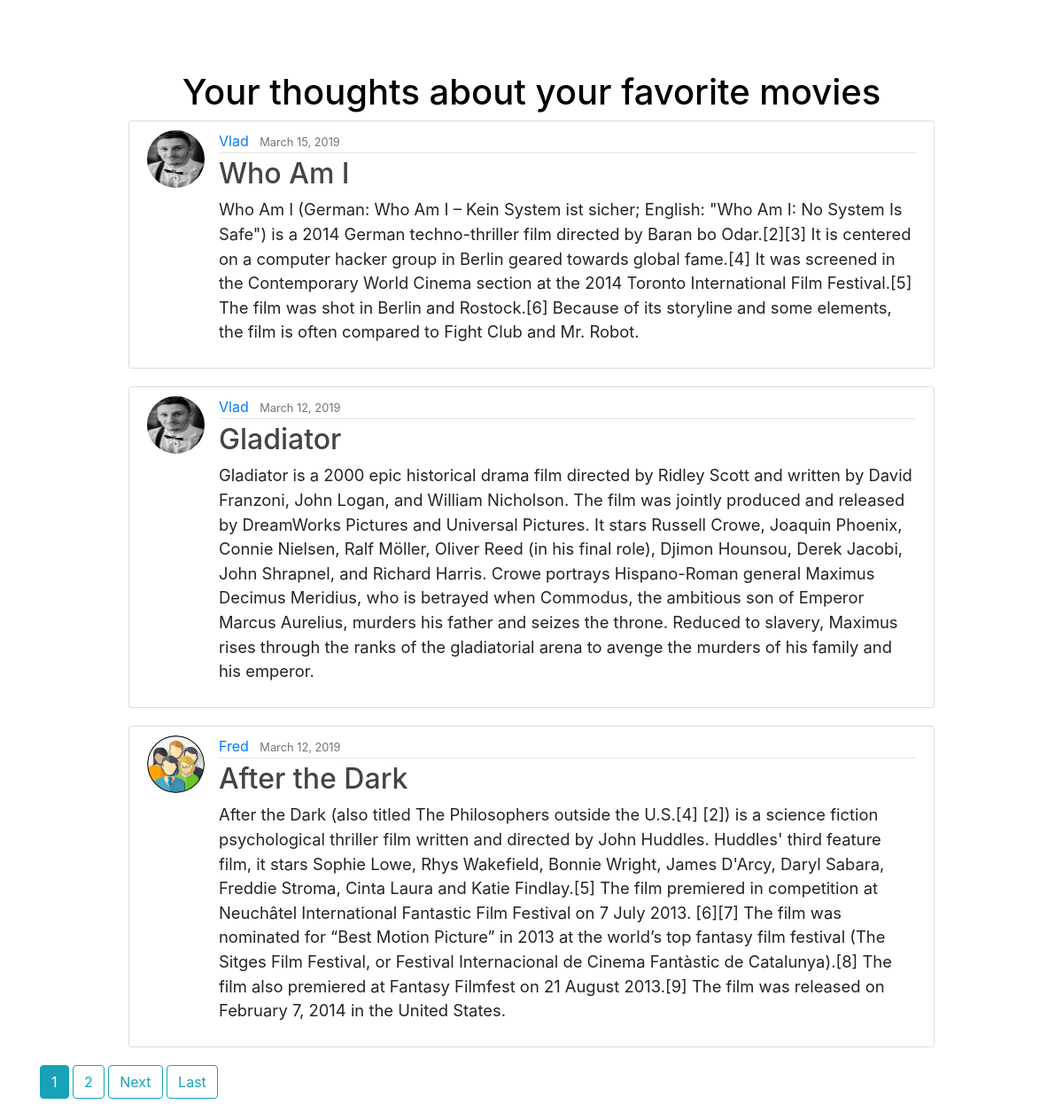
Page /MoviesAndBooks/postsOfMovies/ on the committed database.
### blogMAndB/models.py (models this page shows, shortened)
class PostForMovies(models.Model):
    title = models.CharField(max_length=70)
    content = models.TextField()
    pub_date = models.DateTimeField(default=now)
    author = models.ForeignKey(User, on_delete=models.CASCADE)

class Profile(models.Model):
    user = models.OneToOneField(User, on_delete=models.CASCADE, null=True)
    image = models.ImageField(default='default.jpg', upload_to='images_profile', null=True, blank=True)

### blogMAndB/views.py (the view)
# urls.py: path('postsOfMovies/', PostsOfMoviesView.as_view(), name='postsOfMovies'),
class PostsOfMoviesView(ListView):
    model = PostForMovies
    context_object_name = 'post'
    template_name = 'post/postsOfmovies.html'
    ordering = ['-pub_date']
    paginate_by = 3

### blogMAndB/templates/post/postsOfmovies.html (shortened to what this page needs)
{% extends 'post/base.html' %}
{% block content %}
    <h1 class="text-center">Your thoughts about your favorite movies </h1>
    {% for pos in post %}
        <article class="media content-section">
            <img class="rounded-circle article-img" src="{{ pos.author.profile.image.url}}">
          <div class="media-body">
            <div class="article-metadata">
              <a class="mr-2" href="{% url 'user_posts_movies' pos.author.username %}">{{ pos.author }}</a>
              <small class="text-muted">{{ pos.pub_date|date:'F d, Y' }}</small>
            </div>
            <h2><a class="article-title" href="{% url 'detail_movies' pos.id %}">{{ pos.title }}</a></h2>
            <p class="article-content">{{ pos.content }}</p>
          </div>
        </article>
    {% endfor %}
    {% if is_paginated %}
        {% for num in page_obj.paginator.page_range %}
            {% if page_obj.number == num %}
                <a class="btn btn-info mb-4" href="?page={{ num }}">{{ num }}</a>
            {% elif num > page_obj.number|add:'-2' and num < page_obj.number|add:'2' %}
                <a class="btn btn-outline-info mb-4" href="?page={{ num }}">{{ num }}</a>
            {% endif %}
        {% endfor %}
        {% if page_obj.has_next %}
            <a class="btn btn-outline-info mb-4" href="?page={{ page_obj.next_page_number }}">Next</a>
            <a class="btn btn-outline-info mb-4" href="?page={{ page_obj.paginator.num_pages}}">Last</a>
        {% endif %}
    {% endif %}
{% endblock %}

### blogMAndB/static/css/forPosts.css (style rules this page uses)
body { background: url(../images/aboutUs.jpg) no-repeat; background-size: cover; margin-top: 5rem; }
h1, h2, h3, h4, h5, h6 { color: #000000; }
p { font-size: 1.15rem; }
.content-section { background: #ffffff; padding: 10px 20px; border: 1px solid #dddddd; border-radius: 3px; margin-bottom: 20px; margin-left: 100px; margin-right: 100px; }
.article-title { color: #444444; }
.article-content { white-space: pre-line; }
.article-img { height: 65px; width: 65px; margin-right: 16px; }
.article-metadata { padding-bottom: 1px; margin-bottom: 4px; border-bottom: 1px solid #e3e3e3 }

### rows in the picture
PostForMovies: author.profile.image (picture), author "Vlad", pub_date "March 15, 2019", title "Who Am I", content "Who Am I (German: Who Am I – Kein System ist sicher; English: \"Who Am I: No System Is Safe\") is a 2014 German techno-thriller film directed by Baran bo Odar.[2][3] It is centered on a computer hacker group in Berlin geared towards global fame.[4] It was screened in the Contemporary World Cinema section at the 2014 Toronto International Film Festival.[5] The film was shot in Berlin and Rostock.[6] Because of its storyline and some elements, the film is often compared to Fight Club and Mr. Robot."
PostForMovies: author.profile.image (picture), author "Vlad", pub_date "March 12, 2019", title "Gladiator", content "Gladiator is a 2000 epic historical drama film directed by Ridley Scott and written by David Franzoni, John Logan, and William Nicholson. The film was jointly produced and released by DreamWorks Pictures and Universal Pictures. It stars Russell Crowe, Joaquin Phoenix, Connie Nielsen, Ralf Möller, Oliver Reed (in his final role), Djimon Hounsou, Derek Jacobi, John Shrapnel, and Richard Harris. Crowe portrays Hispano-Roman general Maximus Decimus Meridius, who is betrayed when Commodus, the ambitious son of Emperor Marcus Aurelius, murders his father and seizes the throne. Reduced to slavery, Maximus rises through the ranks of the gladiatorial arena to avenge the murders of his family and his…"
PostForMovies: author.profile.image (placeholder picture), author "Fred", pub_date "March 12, 2019", title "After the Dark", content "After the Dark (also titled The Philosophers outside the U.S.[4] [2]) is a science fiction psychological thriller film written and directed by John Huddles. Huddles' third feature film, it stars Sophie Lowe, Rhys Wakefield, Bonnie Wright, James D'Arcy, Daryl Sabara, Freddie Stroma, Cinta Laura and Katie Findlay.[5] The film premiered in competition at Neuchâtel International Fantastic Film Festival on 7 July 2013. [6][7] The film was nominated for “Best Motion Picture” in 2013 at the world’s top fantasy film festival (The Sitges Film Festival, or Festival Internacional de Cinema Fantàstic de Catalunya).[8] The film also premiered at Fantasy Filmfest on 21 August 2013.[9] The film was…"

### other values in the picture
{{ num }} "1"
{{ num }} "2"
